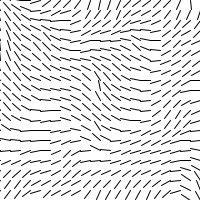
Frame 1 (no input)
Frame 60 (the mouse pressed at the canvas centre just before this capture): identical to frame 1, image omitted
Frame 120 (the mouse held since frame 60 and released just before this capture): identical to frame 1, image omitted

The Processing sketch that drew this single still picture (run headless with seeded random() and noise(); from frame 60 on, the mouse is pressed at the canvas centre):

// Processing sketch: Perlin_Noise_Flow_FIeld_Java
// ── Perlin_Noise_Flow_FIeld_Java.pde
float increment = 0.1;
int scale = 10;
int cols, rows; 

void setup(){
  size(200,200);
  cols = floor(width / scale);
  rows = floor(height / scale);
  strokeWeight(1);
  frameRate(60);
  //background(0);
}

void draw(){
  background(255);
  println(frameRate);
  
  //int detail = floor(map(mouseX, 0, width, 1, 8));
  //float falloff = map(mouseY, 0, height, 0.1, 0.6);
  //noiseDetail(detail, falloff);
  float zoff = 0.0;
  float xoff = 0.0;
  for(int x = 0;x < width; x++){
    
    float yoff = 0.0;
    for(int y = 0;y < height; y++){
      yoff += increment;
      float angle = noise(xoff,yoff,zoff) * TWO_PI;
      PVector v = PVector.fromAngle(angle);
      push();
        translate(x*scale,y*scale);
        rotate(v.heading());
        line(0,0,scale,0);
      pop();
    }
    xoff += increment;
    zoff += 0.1;
  }
  
}
